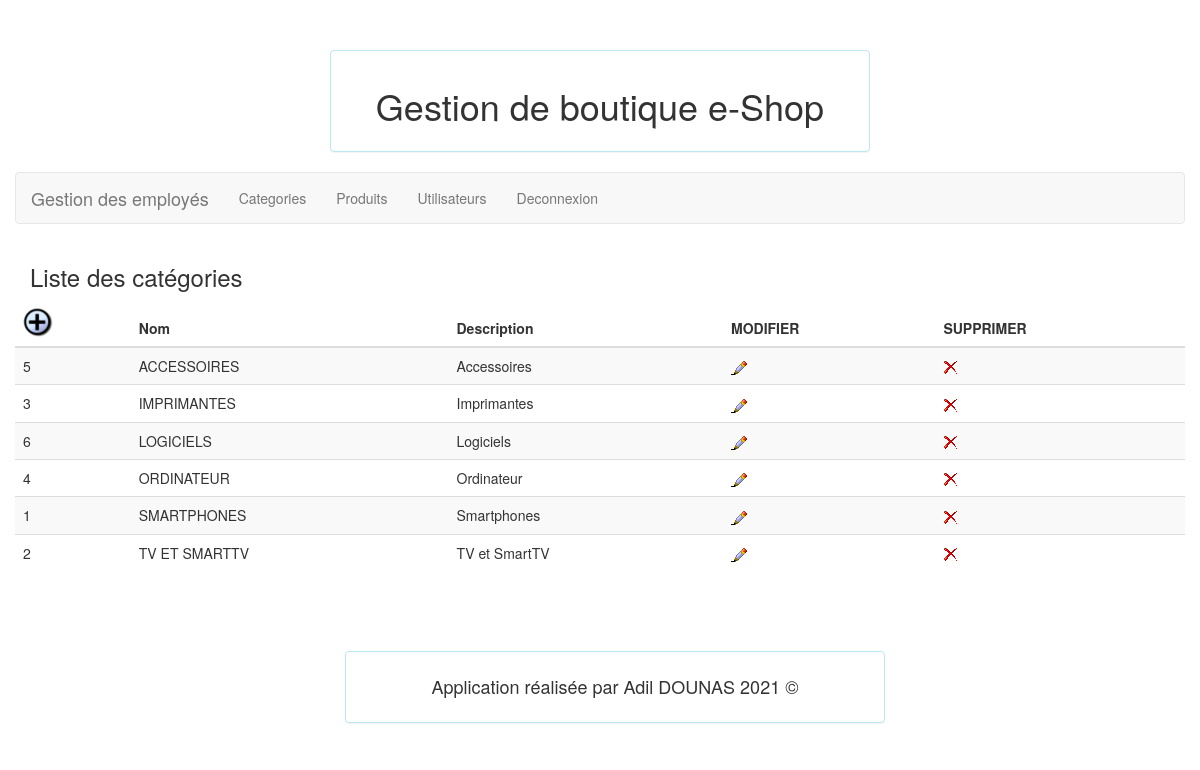
Page /admin/index.php?page=categorie/categorie_list (signed in) on the committed database.
### tables this page shows
CREATE TABLE IF NOT EXISTS `categorie` (
  `Id` int(11) NOT NULL AUTO_INCREMENT,
  `Nom` varchar(70) NOT NULL,
  `Description` varchar(200) NOT NULL,
  PRIMARY KEY (`Id`)
);

### admin/categorie/categorie_list.php (the view, shortened to what this page needs)
<?php
$r = "SELECT * FROM categorie ORDER BY Nom";
$res = mysql_query($r);
?>
<div class="col-md-6">
	<h3>Liste des catégories</h3>
	<table class="table table-striped">
		<thead>
			<tr>
				<th><a href="?page=categorie/categorie_add_form"> <img src="images/add.png" /></a></th>
				<th>Nom</th>
				<th>Description</th>
				<th>MODIFIER</th>
				<th>SUPPRIMER</th>
			</tr>
		</thead>
		<tbody>
			<?php
			while ($data = mysql_fetch_array($res)) {
			?>
				</tr>
					<td><?php echo $data['Id']; ?></td>
					<td><?php echo strtoupper($data['Nom']); ?></td>
					<td><?php echo $data['Description']; ?></td>
					<td><a href="?page=categorie/categorie_update_form&idCategorie=<?php echo $data['Id']; ?>"> <img src="images/modifier.png" /></a></td>
					<td><a href="?page=categorie/categorie_delete_confirm&idCategorie=<?php echo $data['Id']; ?>"> <img src="images/supprimer.png" /></a></td>
			<?php
			}
			?>
	</table>
</div>

### rows in the picture
categorie: Id "5", Nom "ACCESSOIRES", Description "Accessoires"
categorie: Id "3", Nom "IMPRIMANTES", Description "Imprimantes"
categorie: Id "6", Nom "LOGICIELS", Description "Logiciels"
categorie: Id "4", Nom "ORDINATEUR", Description "Ordinateur"
categorie: Id "1", Nom "SMARTPHONES", Description "Smartphones"
categorie: Id "2", Nom "TV ET SMARTTV", Description "TV et SmartTV"
